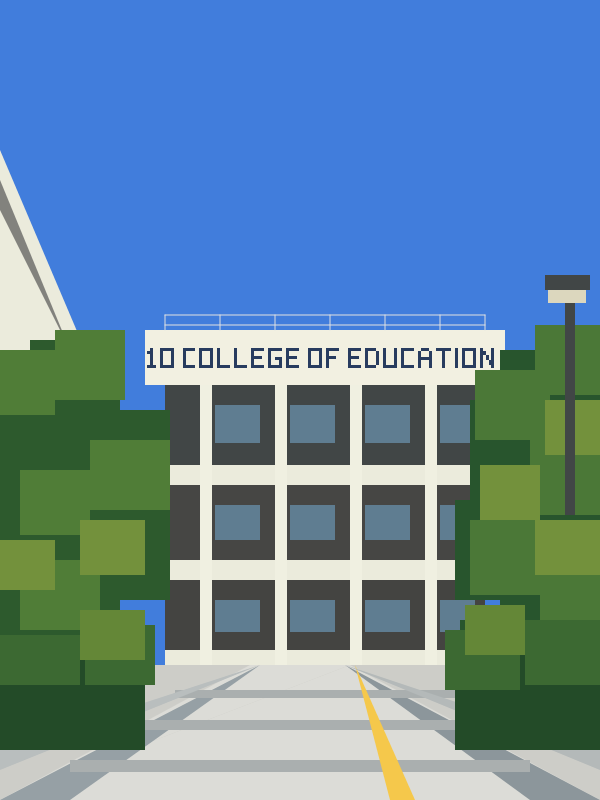
Frame 1 (no input)
Frame 60 (no input): identical to frame 1, image omitted
Frame 120 (the mouse pressed at the canvas centre since frame 60): identical to frame 1, image omitted

The p5.js sketch that drew this single still picture (run headless with seeded random() and noise() and a simulated clock; from frame 60 on, the mouse is pressed at the canvas centre):

// p5.js sketch
// ── sketch.js
function setup() {
  createCanvas(600, 800);
}

function draw() {

  // 하늘
  background(65, 125, 220);
  noStroke();


  // ==================================================
  // 왼쪽에 보이는 다른 건물
  // ==================================================

  fill(235, 235, 220);
  triangle(0, 150, 0, 350, 85, 350);

  fill(130, 130, 125);
  triangle(0, 180, 0, 210, 70, 350);


  // ==================================================
  // 사범대 건물
  // ==================================================

  // 간판
  fill(242, 240, 225);
  rect(145, 330, 360, 55);

  // 위층 벽
  fill(65, 70, 70);
  rect(165, 385, 320, 80);

  // 흰색 가로 프레임
  fill(235, 235, 220);
  rect(165, 465, 320, 20);

  // 중간층 벽
  fill(70, 70, 68);
  rect(165, 485, 320, 75);

  fill(235, 235, 220);
  rect(165, 560, 320, 20);

  // 아래층 벽
  fill(68, 68, 65);
  rect(165, 580, 320, 70);

  fill(235, 235, 220);
  rect(165, 650, 320, 20);


  // ==================================================
  // 건물 세로 기둥
  // ==================================================

  fill(240, 240, 225);

  rect(200, 385, 12, 285);
  rect(275, 385, 12, 285);
  rect(350, 385, 12, 285);
  rect(425, 385, 12, 285);


  // ==================================================
  // 창문
  // ==================================================

  fill(95, 125, 145);

  // 위층
  rect(215, 405, 45, 38);
  rect(290, 405, 45, 38);
  rect(365, 405, 45, 38);
  rect(440, 405, 35, 38);

  // 중간층
  rect(215, 505, 45, 35);
  rect(290, 505, 45, 35);
  rect(365, 505, 45, 35);
  rect(440, 505, 35, 35);

  // 아래층
  rect(215, 600, 45, 32);
  rect(290, 600, 45, 32);
  rect(365, 600, 45, 32);
  rect(440, 600, 35, 32);


  // ==================================================
  // 옥상 난간
  // ==================================================

  stroke(225);

  line(165, 315, 485, 315);
  line(165, 325, 485, 325);

  line(165, 315, 165, 330);
  line(220, 315, 220, 330);
  line(275, 315, 275, 330);
  line(330, 315, 330, 330);
  line(385, 315, 385, 330);
  line(440, 315, 440, 330);
  line(485, 315, 485, 330);

  noStroke();


  // ==================================================
  // 10 COLLEGE OF EDUCATION
  // 모든 글자는 작은 사각형으로 직접 제작
  // ==================================================

  fill(40, 60, 95);


  // 1
  rect(150, 348, 3, 20);
  rect(147, 351, 3, 3);
  rect(147, 365, 9, 3);

  // 0
  rect(160, 348, 3, 20);
  rect(171, 348, 3, 20);
  rect(160, 348, 14, 3);
  rect(160, 365, 14, 3);


  // C
  rect(183, 348, 3, 20);
  rect(183, 348, 12, 3);
  rect(183, 365, 12, 3);

  // O
  rect(199, 348, 3, 20);
  rect(210, 348, 3, 20);
  rect(199, 348, 14, 3);
  rect(199, 365, 14, 3);

  // L
  rect(217, 348, 3, 20);
  rect(217, 365, 13, 3);

  // L
  rect(234, 348, 3, 20);
  rect(234, 365, 13, 3);

  // E
  rect(251, 348, 3, 20);
  rect(251, 348, 13, 3);
  rect(251, 356, 11, 3);
  rect(251, 365, 13, 3);

  // G
  rect(268, 348, 3, 20);
  rect(268, 348, 14, 3);
  rect(268, 365, 14, 3);
  rect(279, 357, 3, 11);
  rect(275, 357, 7, 3);

  // E
  rect(286, 348, 3, 20);
  rect(286, 348, 13, 3);
  rect(286, 356, 11, 3);
  rect(286, 365, 13, 3);


  // O
  rect(308, 348, 3, 20);
  rect(319, 348, 3, 20);
  rect(308, 348, 14, 3);
  rect(308, 365, 14, 3);

  // F
  rect(326, 348, 3, 20);
  rect(326, 348, 13, 3);
  rect(326, 356, 10, 3);


  // E
  rect(348, 348, 3, 20);
  rect(348, 348, 13, 3);
  rect(348, 356, 11, 3);
  rect(348, 365, 13, 3);

  // D
  rect(365, 348, 3, 20);
  rect(376, 351, 3, 14);
  rect(365, 348, 11, 3);
  rect(365, 365, 11, 3);

  // U
  rect(383, 348, 3, 17);
  rect(394, 348, 3, 17);
  rect(383, 365, 14, 3);

  // C
  rect(401, 348, 3, 20);
  rect(401, 348, 13, 3);
  rect(401, 365, 13, 3);

  // A
  rect(418, 351, 3, 17);
  rect(429, 351, 3, 17);
  rect(421, 348, 8, 3);
  rect(418, 357, 14, 3);

  // T
  rect(436, 348, 15, 3);
  rect(442, 348, 3, 20);

  // I
  rect(455, 348, 3, 20);

  // O
  rect(462, 348, 3, 20);
  rect(473, 348, 3, 20);
  rect(462, 348, 14, 3);
  rect(462, 365, 14, 3);

  // N
  rect(480, 348, 3, 20);
  rect(491, 348, 3, 20);
  rect(483, 351, 3, 4);
  rect(486, 355, 3, 5);
  rect(489, 360, 3, 5);


  // ==================================================
  // 바닥
  // ==================================================

  fill(205, 205, 200);
  rect(0, 665, 600, 135);


  // ==================================================
  // 길
  // ==================================================

  // 밝은 길
  fill(220, 220, 215);

  triangle(0, 800, 600, 800, 350, 665);
  triangle(0, 800, 250, 665, 350, 665);


  // 왼쪽 그림자
  fill(150, 160, 165);
  triangle(0, 800, 70, 800, 260, 665);

  // 오른쪽 그림자
  fill(140, 150, 155);
  triangle(530, 800, 600, 800, 345, 665);


  // 길에 생긴 가로 그림자
  fill(170, 175, 175);

  rect(70, 760, 460, 12);
  rect(120, 720, 370, 10);
  rect(175, 690, 280, 8);


  // 노란 선
  fill(245, 200, 75);
  triangle(390, 800, 415, 800, 355, 665);


  // 왼쪽 연석
  fill(185, 190, 190);
  triangle(0, 750, 0, 770, 260, 665);

  // 오른쪽 연석
  fill(180, 185, 185);
  triangle(600, 750, 600, 770, 345, 665);


  // ==================================================
  // 나무 줄기
  // ==================================================

  fill(90, 65, 40);

  rect(45, 450, 18, 250);
  rect(105, 500, 15, 210);

  rect(505, 450, 18, 250);
  rect(550, 500, 15, 200);


  // ==================================================
  // 왼쪽 나무
  // ==================================================

  // 어두운 초록
  fill(45, 90, 45);

  rect(0, 370, 80, 90);
  rect(30, 340, 90, 80);
  rect(0, 440, 110, 85);
  rect(50, 410, 120, 100);
  rect(0, 520, 90, 90);
  rect(70, 500, 100, 100);
  rect(0, 600, 120, 100);


  // 중간 초록
  fill(80, 125, 55);

  rect(0, 350, 55, 65);
  rect(55, 330, 70, 70);
  rect(20, 470, 70, 65);
  rect(90, 440, 80, 70);
  rect(20, 560, 80, 70);


  // 밝은 초록
  fill(115, 145, 60);

  rect(0, 540, 55, 50);
  rect(80, 520, 65, 55);


  // ==================================================
  // 오른쪽 나무
  // ==================================================

  // 어두운 초록
  fill(40, 85, 45);

  rect(500, 350, 100, 100);
  rect(470, 400, 130, 100);
  rect(510, 470, 90, 100);
  rect(455, 500, 145, 100);
  rect(500, 570, 100, 100);
  rect(460, 620, 140, 90);


  // 중간 초록
  fill(75, 120, 55);

  rect(535, 325, 65, 70);
  rect(475, 370, 75, 70);
  rect(530, 440, 70, 75);
  rect(470, 520, 80, 75);
  rect(540, 550, 60, 75);


  // 밝은 초록
  fill(115, 145, 60);

  rect(545, 400, 55, 55);
  rect(480, 465, 60, 55);
  rect(535, 520, 65, 55);


  // ==================================================
  // 앞쪽 수풀
  // ==================================================

  fill(35, 75, 40);

  rect(0, 650, 145, 100);
  rect(455, 650, 145, 100);


  fill(60, 105, 50);

  rect(0, 635, 80, 50);
  rect(85, 625, 70, 60);

  rect(445, 630, 75, 60);
  rect(525, 620, 75, 65);


  fill(100, 135, 55);

  rect(80, 610, 65, 50);
  rect(465, 605, 60, 50);


  // ==================================================
  // 오른쪽 가로등
  // ==================================================

  fill(65, 70, 70);

  rect(565, 285, 10, 230);
  rect(545, 275, 45, 15);

  fill(220, 215, 190);
  rect(548, 290, 38, 13);
}
